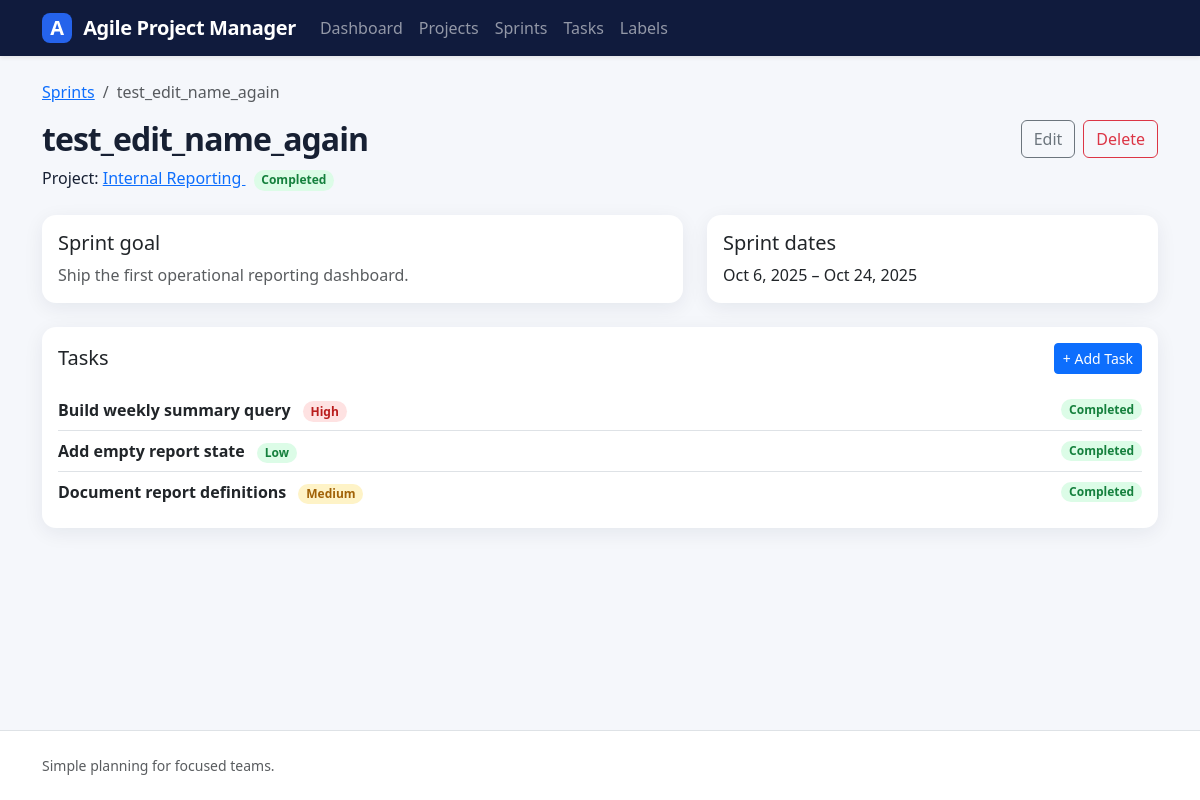
/sprints/5/, run on an earlier commit of the app's database.
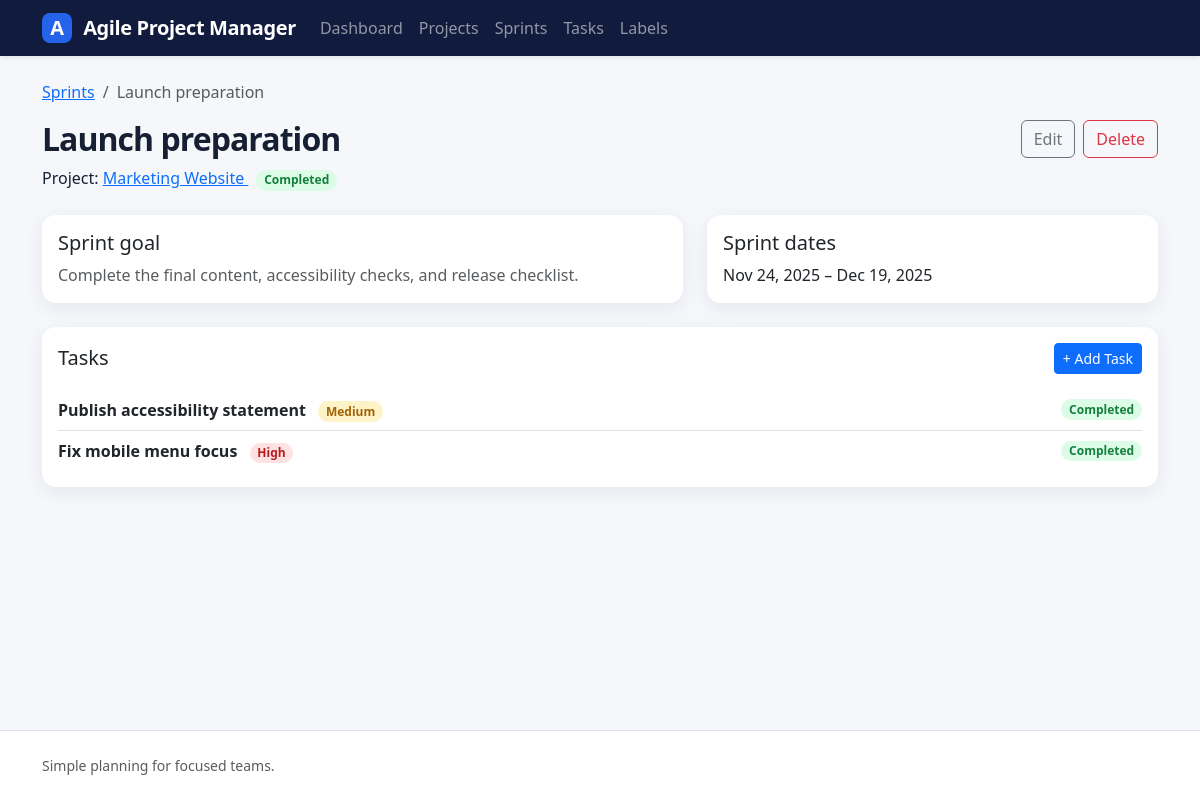
And on a later commit of the database.
### sprints/models.py (models this page shows, shortened)
class Sprint(models.Model):
    class StatusChoices(models.TextChoices):
        PLANNED = 'planned', 'Planned'
        ACTIVE = 'active', 'Active'
        COMPLETED = 'completed', 'Completed'
    project = models.ForeignKey(Project, on_delete=models.CASCADE)
    name = models.CharField(
        max_length=100,
        validators=[MinLengthValidator(4)],
    )
    goal = models.CharField(max_length=100)
    start_date = models.DateField()
    end_date = models.DateField()
    status = models.CharField(choices=StatusChoices.choices, max_length=10)

### projects/models.py (models this page shows, shortened)
class Project(models.Model):
    class StatusChoices(models.TextChoices):
        ACTIVE = 'active', 'Active'
        COMPLETED = 'completed', 'Completed'
        ON_HOLD = 'on_hold', 'On Hold'
    name = models.CharField(
        max_length=100,
        validators=[MinLengthValidator(2)],
    )
    description = models.TextField(max_length=500, blank=True, null=True)
    start_date = models.DateField()
    end_date = models.DateField()
    status = models.CharField(choices=StatusChoices.choices, max_length=10)
    created_at = models.DateTimeField(auto_now_add=True)

### tasks/models.py (models this page shows)
class Task(models.Model):
    class PriorityChoices(models.TextChoices):
        LOW = 'LOW'
        MEDIUM = 'MEDIUM'
        HIGH = 'HIGH'
    sprint = models.ForeignKey(Sprint, on_delete=models.CASCADE)
    title = models.CharField(
        max_length=100,
        validators=[MinLengthValidator(3)],
    )
    description = models.TextField(max_length=500)
    priority = models.CharField(choices=PriorityChoices.choices, max_length=10)
    status = models.CharField(choices=Sprint.StatusChoices.choices, max_length=10)
    created_at = models.DateTimeField(auto_now_add=True)
    updated_at = models.DateTimeField(auto_now=True)
    labels = models.ManyToManyField(Label)

### sprints/views.py (the view)
# urls.py: path('', SprintDetailView.as_view(), name='detail'),
class SprintDetailView(DetailView):
    model = Sprint
    context_object_name = 'sprint'
    template_name = 'sprints/sprint_detail.html'
    def get_context_data(self, **kwargs):
        context = super().get_context_data(**kwargs)
        context['tasks'] = self.object.task_set.all()
        return context

### templates/sprints/sprint_detail.html
{% extends "base.html" %}
{% block content %}
    <nav aria-label="breadcrumb" class="mb-3">
        <ol class="breadcrumb">
            <li class="breadcrumb-item">
                <a href="{% url 'sprints:list' %}">
                    Sprints
                </a>
            </li>
            <li class="breadcrumb-item active">
                {{ sprint.name }}
            </li>
        </ol>
    </nav>
    <div class="page-header">
        <div>
            <h1 class="h2 mb-2">
                {{ sprint.name }}
            </h1>
            <p class="mb-0">
                Project:
                <a href="{% url 'projects:detail' sprint.project.pk %}">
                    {{ sprint.project.name }}
                </a>
                <span class="badge rounded-pill badge-status-{{ sprint.status }} ms-2">
                    {{ sprint.get_status_display|default:sprint.status|title }}
                </span>
            </p>
        </div>
        <div class="d-flex gap-2">
            <a class="btn btn-outline-secondary" href="{% url 'sprints:update' sprint.pk %}">
                Edit
            </a>
            <a class="btn btn-outline-danger" href="{% url 'sprints:delete' sprint.pk %}">
                Delete
            </a>
        </div>
    </div>
    <div class="row g-4 mb-4">
        <div class="col-lg-7">
            <div class="card h-100">
                <div class="card-body">
                    <h2 class="h5">
                        Sprint goal
                    </h2>
                    <p class="text-muted mb-0">
                        {{ sprint.goal|default:"No goal has been added yet." }}
                    </p>
                </div>
            </div>
        </div>
        <div class="col-lg-5">
            <div class="card h-100">
                <div class="card-body">
                    <h2 class="h5">
                        Sprint dates
                    </h2>
                    <p class="mb-0">
                        {{ sprint.start_date|date:"M j, Y" }}
                        –
                        {{ sprint.end_date|date:"M j, Y" }}
                    </p>
                </div>
            </div>
        </div>
    </div>
    <div class="card">
        <div class="card-body">
            <div class="d-flex justify-content-between align-items-center mb-3">
                <h2 class="h5 mb-0">
                    Tasks
                </h2>
                <a class="btn btn-sm btn-primary" href="{% url 'tasks:create' %}?sprint={{ sprint.pk }}">
                    + Add Task
                </a>
            </div>
            <div class="list-group list-group-flush">
                {% for task in tasks %}
                    <a href="{% url 'tasks:detail' task.pk %}" class="list-group-item list-group-item-action px-0 d-flex
                                            justify-content-between align-items-center">
                        <span>
                            <span class="fw-semibold">
                                {{ task.title }}
                            </span>
                            <span class="badge rounded-pill priority-{{ task.priority|lower }} ms-2">
                                {{ task.get_priority_display|default:task.priority|title }}
                            </span>
                        </span>
                        <span class="badge rounded-pill badge-status-{{ task.status }}">
                            {{ task.get_status_display|default:task.status|title }}
                        </span>
                    </a>
                {% empty %}
                    {% include "partials/_empty_state.html" with title="No tasks in this sprint" message="Add the first task to make the sprint actionable." action_url=task_create_url action_text="Add task" %}
                {% endfor %}
            </div>
        </div>
    </div>
{% endblock %}

What changed in the data, as far as the page shows it:
no longer on this page (row edited): Task: title "Build weekly summary query", priority "High", status "Completed"
removed Task: title "Add empty report state", priority "Low", status "Completed"
removed Task: title "Document report definitions", priority "Medium", status "Completed"
changed Sprint "Completed": name "test_edit_name_again" → "Launch preparation"; project.name "Internal Reporting" → "Marketing Website"; goal "Ship the first operational reporting dashboard." → "Complete the final content, accessibility checks, and release checklist."; start_date "Oct 6, 2025" → "Nov 24, 2025"; end_date "Oct 24, 2025" → "Dec 19, 2025"
added Task: title "Publish accessibility statement", priority "Medium", status "Completed"
added Task: title "Fix mobile menu focus", priority "High", status "Completed"
